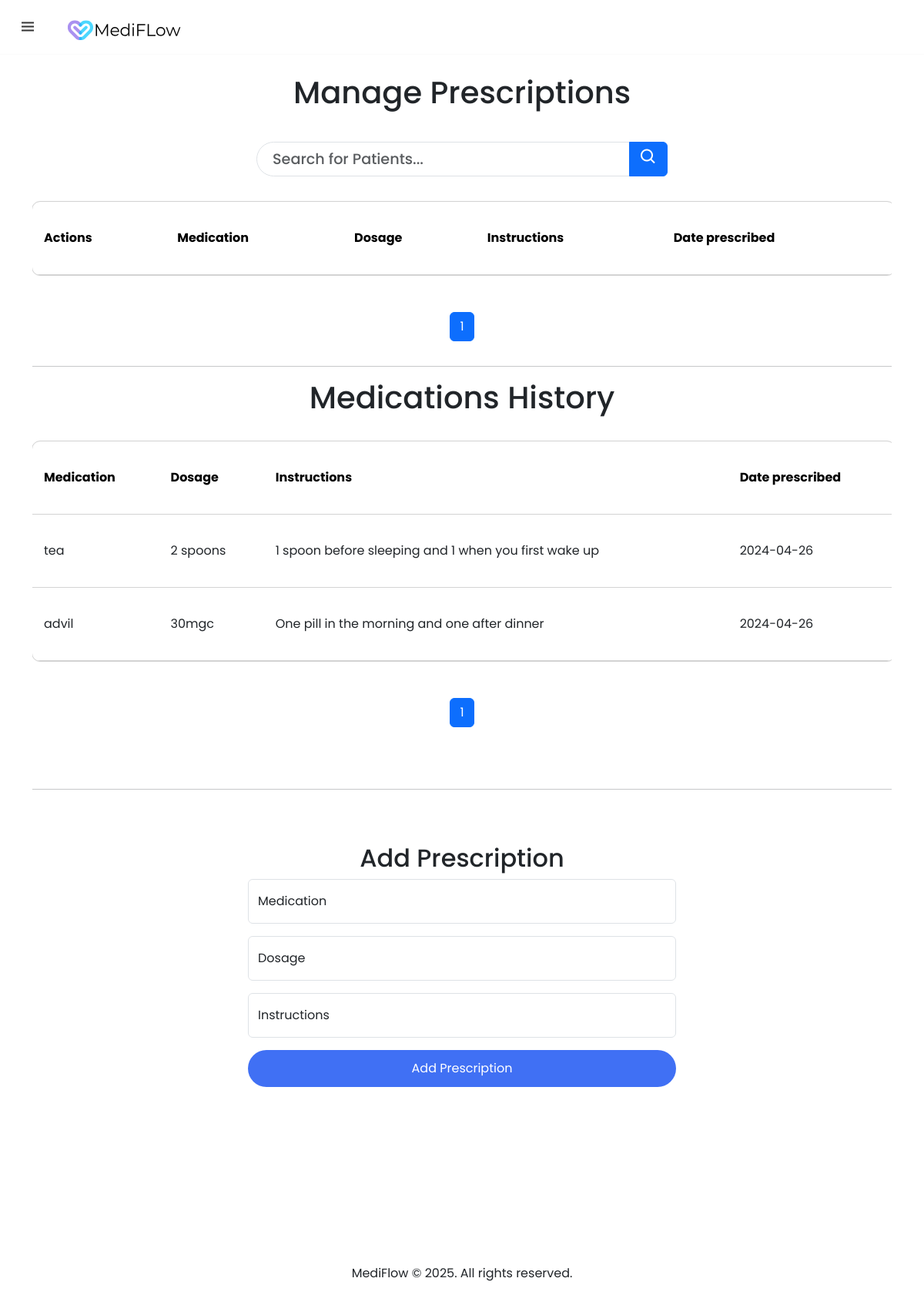
The page /doc_prescriptions/manage_prescription/9 (signed in) on the database its author committed.
### tables this page shows
CREATE TABLE history_prescriptions (
    prescription_id INTEGER PRIMARY KEY AUTOINCREMENT,
    patient_id INTEGER NOT NULL,
    doctor_id INTEGER NOT NULL,
    medication TEXT NOT NULL,
    dosage TEXT NOT NULL,
    instructions TEXT NOT NULL,
    date_prescribed DATE NOT NULL,
    FOREIGN KEY (patient_id) REFERENCES patients(patient_id),
    FOREIGN KEY (doctor_id) REFERENCES doctors(doctor_id)
);

### app.py (the view, shortened to what this page needs)
@app.route("/doc_prescriptions/manage_prescription/<int:patient_id>" , methods=["GET" , "POST"])
@login_required
def manage_prescriptions(patient_id):
    error_message = None
    user_type = session.get("user_type")
    if user_type != "Doctor":
        return render_template("404.html"), 404
    else:
        if request.method == "GET":
            db = get_db()
            prescriptions = db.execute("SELECT medication, dosage, instructions, date_prescribed, prescription_id FROM prescriptions WHERE patient_id = ?", (patient_id,)).fetchall()
            total_prescriptions = len(prescriptions)
            page = request.args.get('page', 1, type=int)
            per_page = 10  # Number of patients per page
            offset = (page - 1) * per_page
            prescriptions = prescriptions[offset:offset + per_page]
            total_pages = (total_prescriptions + per_page - 1) // per_page
            history_prescriptions = db.execute("SELECT medication, dosage, instructions, date_prescribed, prescription_id FROM history_prescriptions WHERE patient_id = ?", (patient_id,)).fetchall()
            total_history_prescriptions  = len(history_prescriptions)
            page = request.args.get('page', 1, type=int)
            per_page = 10  # Number of patients per page
            offset = (page - 1) * per_page
            history_prescriptions = history_prescriptions[offset:offset + per_page]
            total_pages = (total_history_prescriptions + per_page - 1) // per_page
            return render_template("manage_prescriptions.html" , prescriptions=prescriptions, page = page , total_pages = total_pages , history_prescriptions = history_prescriptions)

### app.py (called while the page is built)
def get_db():
    db = getattr(g, '_database', None)
    if db is None:
        db = g._database = sqlite3.connect(DATABASE)
    return db.cursor()

@app.teardown_appcontext
def close_connection(exception):
    db = getattr(g, '_database', None)
    if db is not None:
        db.close()

@app.after_request
def after_request(response):
    response.headers["Cache-Control"] = "no-cache, no-store, must-revalidate"
    response.headers["Expires"] = 0
    response.headers["Pragma"] = "no-cache"
    return response

### helpers.py (called while the page is built)
def login_required(f):
    @wraps(f)
    def decorated_function(*args, **kwargs):
        if session.get("user_id") is None:
            return redirect("/login")
        return f(*args, **kwargs)
    return decorated_function

### templates/manage_prescriptions.html (shortened to what this page needs)
{% extends "layout.html" %}
{% block main %}
<head>
    <link href="https://cdn.jsdelivr.net/npm/bootstrap@5.3.3/dist/css/bootstrap.min.css" rel="stylesheet">
</head>
<div class="container" style="margin-top:3rem;">
  <h1>Manage Prescriptions</h1>
    <div class="row">
        <div class="col-md-6 offset-md-3">
            <form action="" method="GET">
                <div class="input-group mb-2" style="max-width:80rem; margin-top:2rem;">
                    <input type="text" class="form-control oval-input" placeholder="Search for Patients..." id="searchInput" autocomplete="off">
                    <button class="btn btn-primary" type="submit" onclick="searchTable()"><i class='bx bx-search' style="font-size: 1.5rem;"></i></button>
                </div>
            </form>
        </div>
    </div>
</div>
<div class="table-responsive">
    <table class="content-table" id="patientTable" style="margin-bottom:3rem;">
        <thead>
            <tr>
                <th>Actions</th>
                <th>Medication</th>
                <th>Dosage</th>
                <th>Instructions</th>
                <th>Date prescribed</th>
            </tr>
        </thead>
    </table>
</div>
<div style="display:flex;align-content: stretch;flex-direction: row;justify-content: center;">
    <ul class="pagination">
        {% for num in range(1, total_pages + 1) %}
        <li class="page-item {% if num == page %}active{% endif %}">
            <a class="page-link" href="?page={{ num }}">{{ num }}</a>
        </li>
        {% endfor %}
    </ul>
  </div>
  <hr>
  <h1>Medications History</h1>
  <div class="table-responsive">
    <table class="content-table" id="patientTable" style="margin-bottom:3rem;">
        <thead>
            <tr>
                <th>Medication</th>
                <th>Dosage</th>
                <th>Instructions</th>
                <th>Date prescribed</th>
            </tr>
        </thead>
        <tbody>
            <tr>
            {% for history_prescription in history_prescriptions %}
            <td>{{history_prescription[0]}}</td>
            <td>{{history_prescription[1]}}</td>
            <td>{{history_prescription[2]}}</td>
            <td>{{history_prescription[3]}}</td>
            </tr>
            {% endfor %}
        </tbody>
    </table>
</div>
<div style="display:flex;align-content: stretch;flex-direction: row;justify-content: center;">
    <ul class="pagination">
        {% for num in range(1, total_pages + 1) %}
        <li class="page-item {% if num == page %}active{% endif %}">
            <a class="page-link" href="?page={{ num }}">{{ num }}</a>
        </li>
        {% endfor %}
    </ul>
  </div>
<hr style="margin-top:4rem;">
<div style="margin-top:3rem;" class="patient-form-container">
    <form method="POST" id="new_prescription" class="needs-validation" novalidate>
        <h2 class="patient-form-title">Add Prescription</h2>
        <div class="form-row">
            <div class="form-group">
                <div class="form-floating mb-3">
                    <input type="tel" id="medication" name="medication" autocomplete="off" class="form-control" placeholder = "Medication" required>
                    <label for="medication">Medication</label>
                </div>
            <div class="form-group">
                <div class="form-floating mb-3">
                <input type="text" id="dosage" name="dosage" autocomplete="off" class="form-control" placeholder="Dosage" required> <label for="dosage">Dosage</label> <div class="invalid-feedback">Please provide a Dosage</div>
            </div>
            <div class="form-group">
                    <div class="form-floating mb-3"> <input type="text" id="instructions" autocomplete="off" name="instructions" class="form-control" placeholder ="Instructions" required> <label for="instructions">Instructions</label>
                </div>
            </div>
        <button type="submit" class="submit-button">Add Prescription</button>
    </form>
</div>
{% endblock %}

### static/style.css (style rules this page uses)
* { margin: 0; padding: 0; box-sizing: border-box; font-family: 'Poppins', sans-serif; }
::placeholder { font-weight: 500; color: #222; }
a { text-decoration: none; }
body { height: 100%; margin: 0; background-repeat: no-repeat; background-attachment: fixed; background-color: #fcfcfc; }
.content-table { border-collapse: collapse; margin: 25px auto; font-size: 1rem; min-width: 70rem; border-radius: 5px 5px 0 0; overflow: hidden; box-shadow: 0 0 3px rgba(0, 0, 0, 0.1); outline: 1px solid #d3d3d3; border-radius:10px; }
.content-table thead tr { background-color: transparent; color: #000; text-align: left; border-bottom: 0.5px solid #d3d3d3; }
.content-table th, .content-table td { padding: 35px 15px; text-align:left; }
.content-table tbody tr { border-bottom: 0.5px solid #d3d3d3; }
.patient-form-container { width: 90%; max-width: 600px; margin: 0 auto; padding: 20px; border: 2px solid #0000; border-radius: 10px; background-color: #f8f9fa00; }
.submit-button { width: 100%; background-color: #4070f4; color: #fff; padding: 12px 20px; border: none; border-radius: 50px; cursor: pointer; transition: background-color 0.3s ease-in, color 0.3s ease-in; }

### templates/manage_prescriptions.html (style rules this page uses)
.oval-input { border-radius: 50px; height: 45px; padding: 10px 20px; font-size: 1.2rem; }

### rows shown on the page
history_prescriptions: medication "tea", dosage "2 spoons", instructions "1 spoon before sleeping and 1 when you first wake up", date_prescribed "2024-04-26"
history_prescriptions: medication "advil", dosage "30mgc", instructions "One pill in the morning and one after dinner", date_prescribed "2024-04-26"

### other values the page prints
{{ num }} "1"
